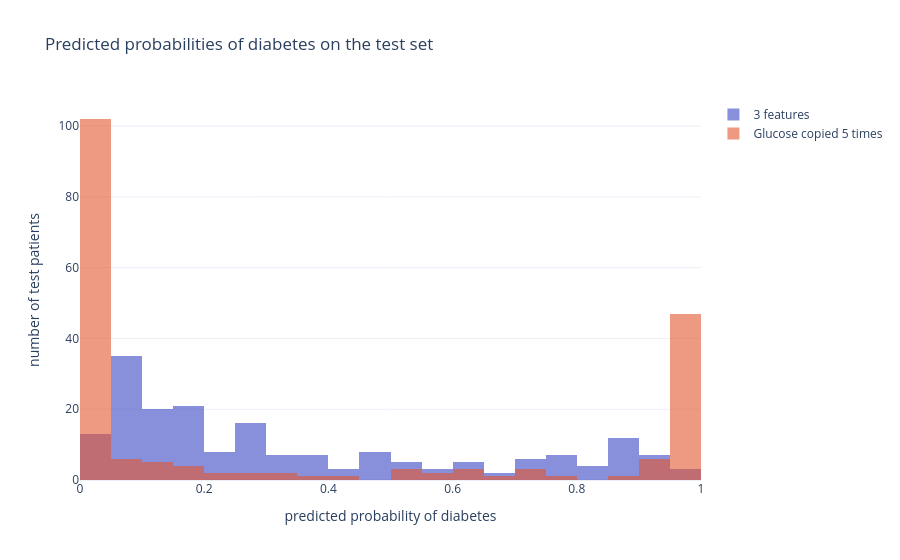

The cell this chart's notebook holds for it:
### Code cell
fig = go.Figure()
for name, p in proba.items():
    fig.add_trace(go.Histogram(x=p, name=name, opacity=0.6, xbins=dict(start=0, end=1, size=0.05)))
fig.update_layout(barmode="overlay", title="Predicted probabilities of diabetes on the test set",
                  xaxis_title="predicted probability of diabetes", yaxis_title="number of test patients")
fig.show()

### Figure 1 — Plotly figure (JSON) as saved in the notebook; plotly's stock layout.template omitted (floating-point values rounded to 4 significant figures; data arrays with more than 128 entries replaced by an {"elided": "..."} marker saying what was removed)
{"data": [{"name": "3 features", "opacity": 0.6, "type": "histogram", "x": {"elided": "192 float values"}, "xbins": {"end": 1, "size": 0.05, "start": 0}}, {"name": "Glucose copied 5 times", "opacity": 0.6, "type": "histogram", "x": {"elided": "192 float values"}, "xbins": {"end": 1, "size": 0.05, "start": 0}}], "layout": {"barmode": "overlay", "title": {"text": "Predicted probabilities of diabetes on the test set"}, "xaxis": {"title": {"text": "predicted probability of diabetes"}}, "yaxis": {"title": {"text": "number of test patients"}}}}
